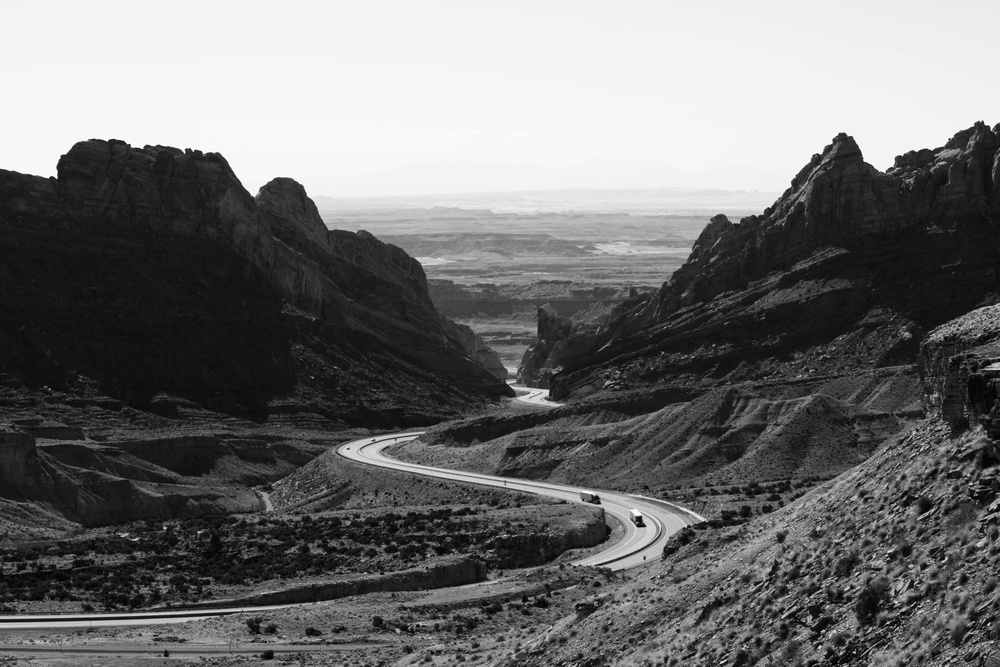
#> input picture original.jpg, 1000 x 667 px, shrunk from 6000 x 4000 before the run
$ python main.py   (older library calls are emulated)
#> lines starting #> are read from the running program, lines starting #| are printed output that depends on the picture; after the words box and inside, x2 and y2 are one past the last pixel; in counts of white or black regions, pixels touching at a corner belong together
### noise.py
import numpy as np
import os
import cv2

from util import MatLike, bcolors, printCompletedStarting, getCurrTimeMs


def addSaltAndPepperNoise(originalImage: MatLike, noiseRatio = 0.2) -> MatLike:
    print(f"{bcolors.HEADER}Adding salt and pepper...{bcolors.ENDC}")
    startMs = getCurrTimeMs()

    noisyImage = originalImage.copy()

    noisyPixelCount = int(noiseRatio * noisyImage.size)
    random_indices = np.random.choice(noisyImage.size, noisyPixelCount)
    noise = np.random.choice([originalImage.min(), originalImage.max()], noisyPixelCount)

    noisyImage.flat[random_indices] = noise

    printCompletedStarting(startMs)
    return noisyImage


def addGaussianNoise(originalImage: MatLike, mean=0, sigma=25) -> MatLike:
    print(f"{bcolors.HEADER}Adding gaussian noise...{bcolors.ENDC}")
    startMs = getCurrTimeMs()

    noise = np.random.normal(mean, sigma, originalImage.shape).astype(np.uint8)
    noisyImage = np.clip(originalImage + noise, 0, 255).astype(np.uint8)

    printCompletedStarting(startMs)
    return noisyImage


def addPoissonNoise(originalImage: MatLike) -> MatLike:
    print(f"{bcolors.HEADER}Adding poisson noise...{bcolors.ENDC}")
    startMs = getCurrTimeMs()

    uniqueValues = len(np.unique(originalImage))
    nextPowerOfTwo = 2 ** np.ceil(np.log2(uniqueValues))
    noisyImage = np.random.poisson(originalImage * nextPowerOfTwo) / float(nextPowerOfTwo)

    printCompletedStarting(startMs)
    return noisyImage


def addRandomNoise(originalImage: MatLike, intensity=75) -> MatLike:
    print(f"{bcolors.HEADER}Adding random noise...{bcolors.ENDC}")
    startMs = getCurrTimeMs()

    noisyImage = originalImage.copy()

    noise = np.random.randint(-intensity, intensity + 1, noisyImage.shape)
    noisyImage = np.clip(noisyImage + noise, 0, 255).astype(np.uint8)

    printCompletedStarting(startMs)
    return noisyImage

def addAndSaveAllNoise(originalImage: MatLike, targetDirectory: str) -> None:
    if not os.path.exists(targetDirectory):
        os.mkdir(targetDirectory)

    cv2.imwrite(f"{targetDirectory}noise-salt-and-peper.jpg", addSaltAndPepperNoise(originalImage))
    cv2.imwrite(f"{targetDirectory}noise-gaussian.jpg", addGaussianNoise(originalImage))
    cv2.imwrite(f"{targetDirectory}noise-poisson.jpg", addPoissonNoise(originalImage))
    cv2.imwrite(f"{targetDirectory}noise-random.jpg", addRandomNoise(originalImage))

### edge_detection.py
import cv2
import os

from util import MatLike, bcolors, getCurrTimeMs, printCompletedStarting


def applySobelEdgeDetection(originalImage: MatLike, kernelSize=5, blurred=True) -> MatLike:
    print(f"{bcolors.HEADER}Applying Sobel edge detection...{bcolors.ENDC}")
    startMs = getCurrTimeMs()

    image = originalImage.copy()
    if (blurred):
        print(f"{bcolors.HEADER}with blur...{bcolors.ENDC}")
        image = cv2.GaussianBlur(image, (9,9), sigmaX=0, sigmaY=0)

    edgesImage = cv2.Sobel(src=image, ddepth=cv2.CV_64F, dx=1, dy=1, ksize=kernelSize)

    printCompletedStarting(startMs)
    return edgesImage


def applyCannyEdgeDetection(originalImage: MatLike, lowThreshold=100, highThreshold=200, blurred=True):
    print(f"{bcolors.HEADER}Applying Canny edge detection...{bcolors.ENDC}")
    startMs = getCurrTimeMs()

    image = originalImage.copy()
    if (blurred):
        print(f"{bcolors.HEADER}with blur...{bcolors.ENDC}")
        image = cv2.GaussianBlur(image, (9,9), sigmaX=0, sigmaY=0)

    edgesImage = cv2.Canny(image=image, threshold1=lowThreshold, threshold2=highThreshold)

    printCompletedStarting(startMs)
    return edgesImage


def applyAndSaveAllEdgeDetection(originalImage: MatLike, targetDirectory: str) -> None:
    if not os.path.exists(targetDirectory):
        os.mkdir(targetDirectory)

    cv2.imwrite(f"{targetDirectory}edge-sobel-5-blurred.jpg", applySobelEdgeDetection(originalImage, blurred=True))
    cv2.imwrite(f"{targetDirectory}edge-sobel-5.jpg", applySobelEdgeDetection(originalImage, blurred=False))
    cv2.imwrite(f"{targetDirectory}edge-canny-blurred.jpg", applyCannyEdgeDetection(originalImage))

### util.py
import matplotlib.pyplot as plt
import math
import numpy as np
import time
import os
import cv2

# Types for type-hinting
from cv2.typing import MatLike

class bcolors:
    HEADER = '\033[95m'
    OKBLUE = '\033[94m'
    OKCYAN = '\033[96m'
    OKGREEN = '\033[92m'
    WARNING = '\033[93m'
    FAIL = '\033[91m'
    ENDC = '\033[0m'
    BOLD = '\033[1m'
    UNDERLINE = '\033[4m'


def getCurrTimeMs() -> int:
    return int(time.time() * 1000)


def printCompletedStarting(startMs: int) -> None:
    print(f"Completed in: {bcolors.BOLD}{int(time.time() * 1000) - startMs}{bcolors.ENDC}ms\n")


def getImageHistogram(image: MatLike) -> None:
    vals = image.mean(axis=2).flatten()
    return np.histogram(vals, range(257))

def saveImageHistograms(originalFileName: str):
    print(f"{bcolors.HEADER}Generating image histograms...{bcolors.ENDC}")
    startMs = int(time.time() * 1000)

    count = float(len(os.listdir("./results"))) + 1
    if (count < 2):
        print(f"{bcolors.FAIL}No images in result!{bcolors.ENDC}")
        return

    fig, axs = plt.subplots(math.ceil(count / 2), 2, sharex=True, layout="compressed", dpi=200, figsize=[9.6, 6.4*count/8])

    counts, bins = getImageHistogram(cv2.imread(originalFileName))
    axs[0][0].bar(bins[:-1] - 0.5, counts, width=1, edgecolor='none')
    axs[0][0].set_title(originalFileName)

    figureCount = 1
    for filename in os.scandir("./results"):
        if not filename.is_file():
            continue

        counts, bins = getImageHistogram(cv2.imread(filename))
        xIndex = int(figureCount % (count // 2))
        yIndex = int(figureCount // (count // 2))

        axs[xIndex][yIndex].bar(bins[:-1] - 0.5, counts, width=1, edgecolor='none')
        axs[xIndex][yIndex].set_title(filename.name)
        figureCount += 1

    print(f"{bcolors.OKGREEN}Generated {figureCount} image histograms!{bcolors.ENDC}")
    plt.savefig("image-histograms.png", dpi=200)
    printCompletedStarting(startMs)

### filters.py
import numpy as np
import cv2
import os
from util import MatLike, bcolors, printCompletedStarting, getCurrTimeMs


# [10 lines left out: function applyAverageFilter, not called in this run]


def applyToNoisyAndSaveAllAverageFilter(targetDirectory: str) -> None:
    print(f"{bcolors.HEADER}Passing noisy images through average filters:\n{bcolors.ENDC}")

    if not os.path.exists(targetDirectory):
        print(f"{bcolors.FAIL}Target directory doesn't exist!{bcolors.ENDC}")

    for noisyFile in os.scandir(targetDirectory):
        if not noisyFile.name.startswith("noise"):
            continue

        noisyImage = cv2.imread(noisyFile)
        cv2.imwrite(f"{targetDirectory}average-filter-3-{noisyFile.name}", applyAverageFilter(noisyImage, filterSize=3))
        cv2.imwrite(f"{targetDirectory}average-filter-5-{noisyFile.name}", applyAverageFilter(noisyImage, filterSize=5))
        cv2.imwrite(f"{targetDirectory}average-filter-9-{noisyFile.name}", applyAverageFilter(noisyImage, filterSize=9))

### main.py
import cv2

from noise import addAndSaveAllNoise
from util import bcolors, saveImageHistograms
from edge_detection import applyAndSaveAllEdgeDetection
from filters import applyToNoisyAndSaveAllAverageFilter

# Modify file name accordingly
originalFileName = "original.jpg"
targetDirectory = "./results/"

originalImage = cv2.imread(filename=originalFileName)
#> originalImage is the input picture: shape (667, 1000, 3); min 0, max 255, mean 111.9

if originalImage is None:
    raise Exception("Image not loaded, please check path.")

print(f"{bcolors.OKGREEN}Image {originalFileName} loaded.{bcolors.ENDC}")
print(f"{bcolors.BOLD}Dimensions:{bcolors.ENDC} {originalImage.shape[1]}x{originalImage.shape[0]}")
#| [1mDimensions:[0m 1000x667
print(f"{bcolors.BOLD}Colors:{bcolors.ENDC} {originalImage.shape[2]}\n")
#| [1mColors:[0m 3

addAndSaveAllNoise(originalImage, targetDirectory)
#> in addAndSaveAllNoise, `cv2.imwrite(f"{targetDirectory}noise-salt-and-peper.jpg", addSaltAndPe..`:
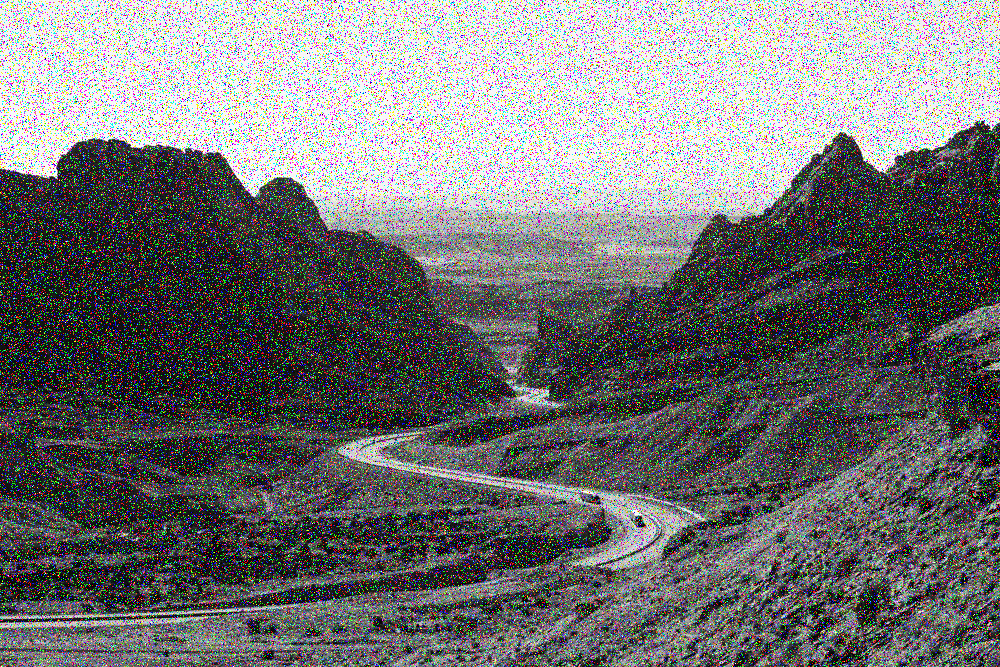
#> saved as noise-salt-and-peper.jpg: shape (667, 1000, 3); mean B, G, R 114.6, 114.6, 114.6
#> in addGaussianNoise, `noisyImage = np.clip(originalImage + noise, 0, 255).astype(np.uint8)`:
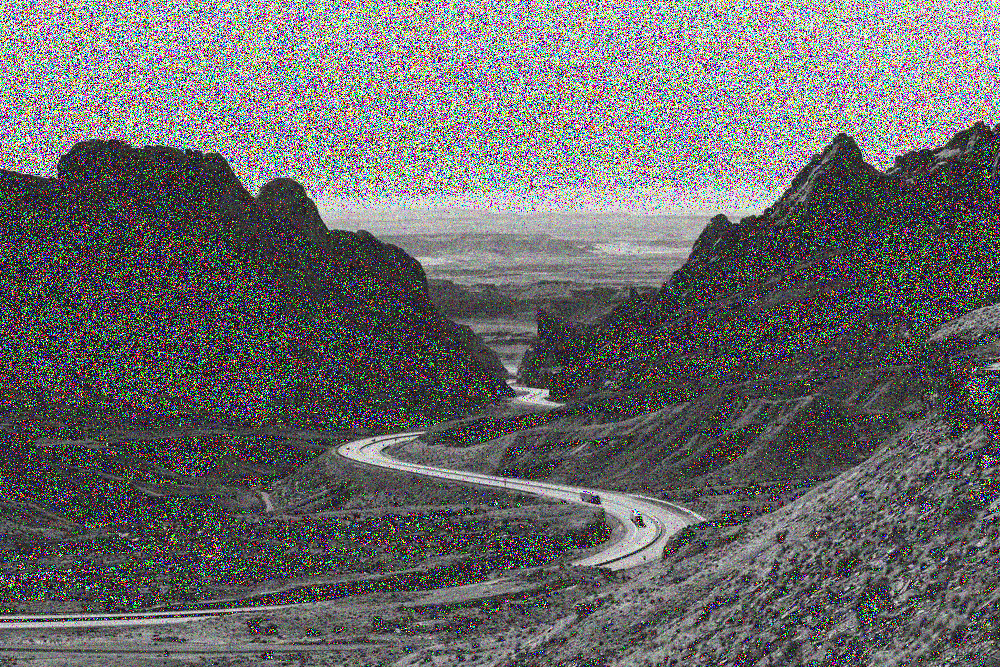
#> noisyImage: shape (667, 1000, 3); mean B, G, R 104.5, 104.2, 104.4
#> in addPoissonNoise, `uniqueValues = len(np.unique(originalImage))`: uniqueValues = 256
#> in addRandomNoise, `noisyImage = np.clip(noisyImage + noise, 0, 255).astype(np.uint8)`:
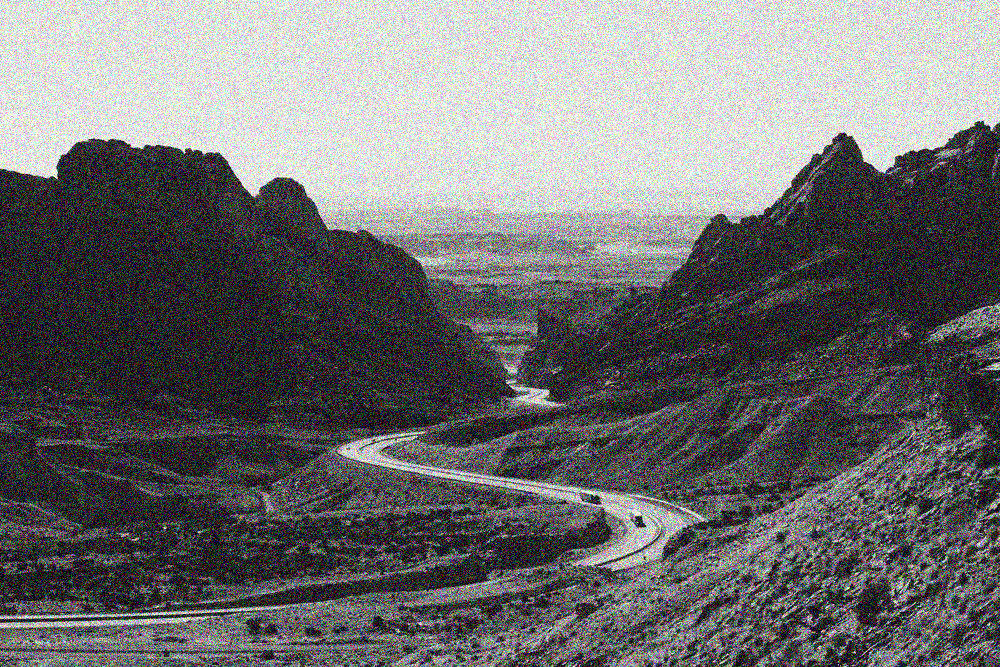
#> noisyImage: shape (667, 1000, 3); mean B, G, R 111.3, 111.3, 111.4
applyAndSaveAllEdgeDetection(originalImage, targetDirectory)
#> in applyAndSaveAllEdgeDetection, `cv2.imwrite(f"{targetDirectory}edge-sobel-5-blurred.jpg", applySobelEd..`:
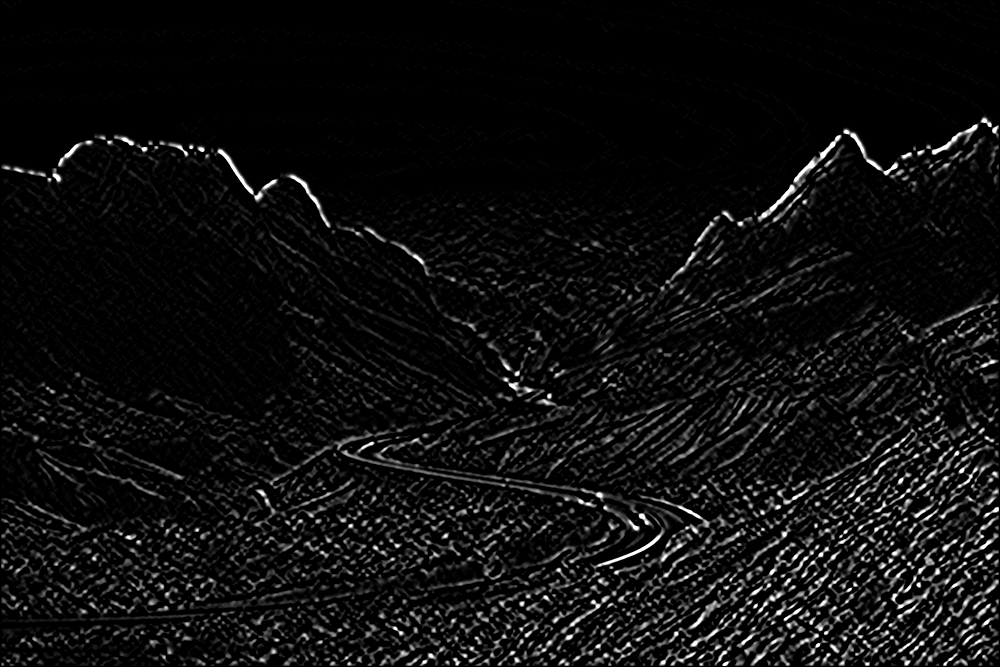
#> saved as edge-sobel-5-blurred.jpg: shape (667, 1000, 3); min 0, max 255, mean 14.8
#> call 2 of applySobelEdgeDetection, with kernelSize = 5, blurred = False
#> in applySobelEdgeDetection (call 2), `edgesImage = cv2.Sobel(src=image, ddepth=cv2.CV_64F, dx=1, dy=1, ksize..`:
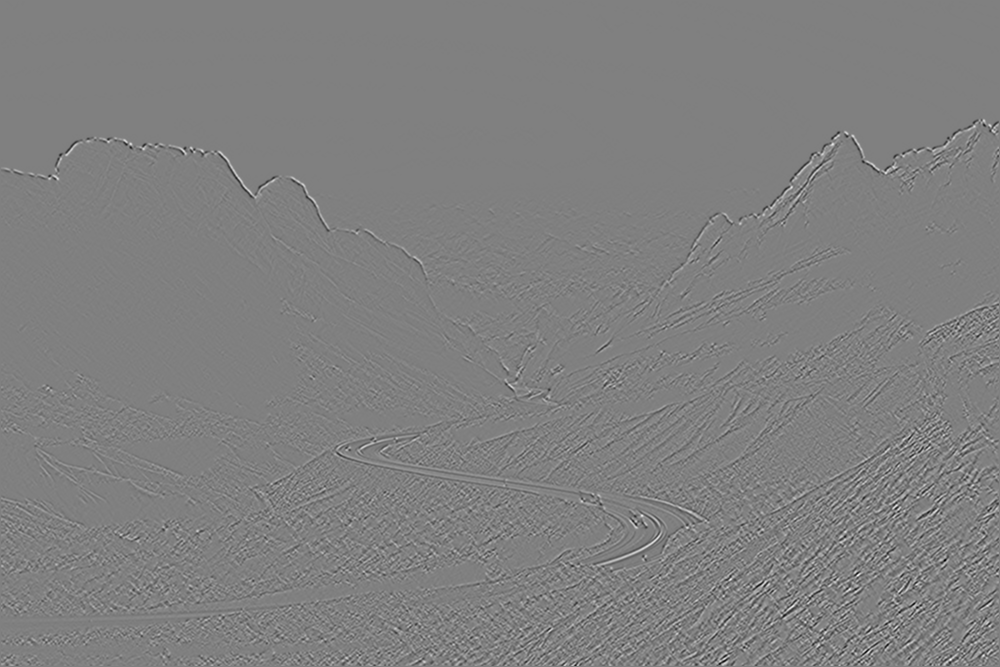
#> edgesImage: shape (667, 1000, 3) float64; min -2614, max 2590, mean 0; drawn with min black and max white
#> in applyAndSaveAllEdgeDetection, `cv2.imwrite(f"{targetDirectory}edge-sobel-5.jpg", applySobelEdgeDetect..`:
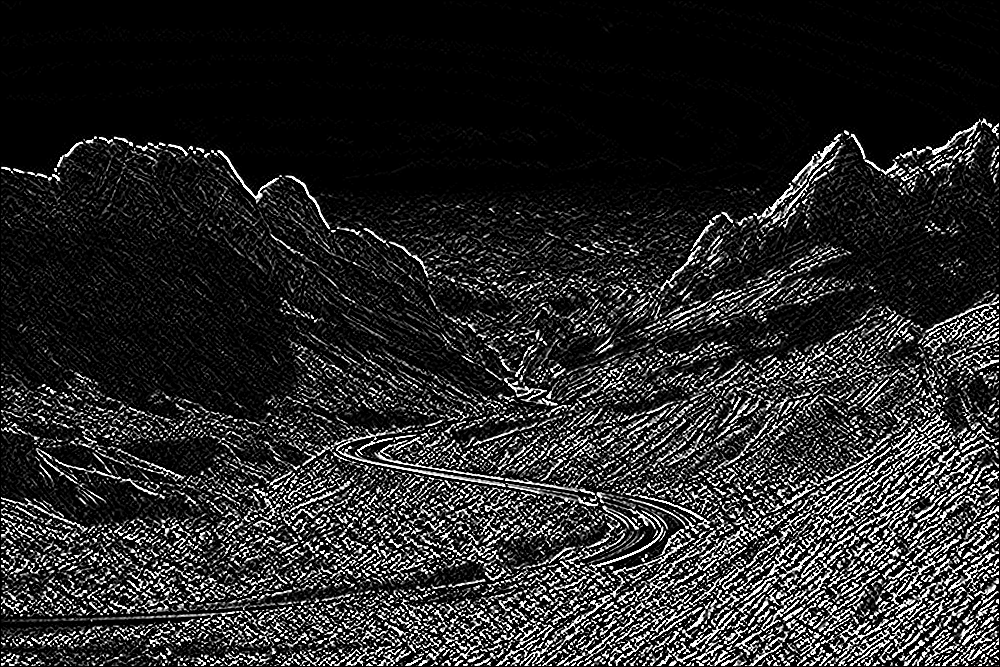
#> saved as edge-sobel-5.jpg: shape (667, 1000, 3); min 0, max 255, mean 40.2
#> in applyCannyEdgeDetection, `edgesImage = cv2.Canny(image=image, threshold1=lowThreshold, threshold..`:
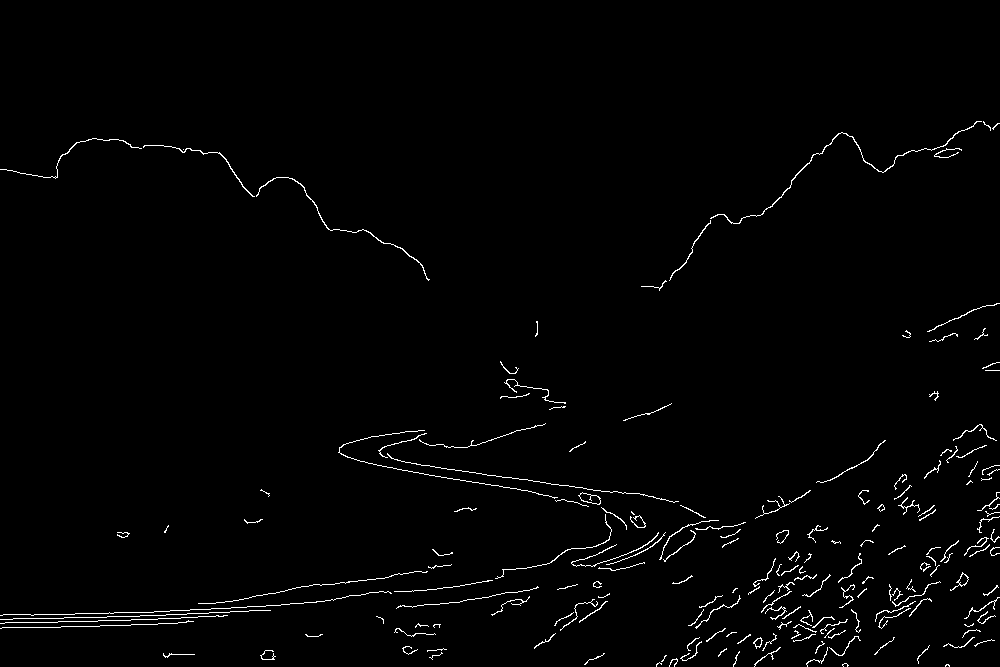
#> edgesImage: shape (667, 1000); 1.5% white in thin lines or dots, all inside (x1, y1, x2, y2) = (0, 121, 1000, 667)
applyToNoisyAndSaveAllAverageFilter(targetDirectory)
saveImageHistograms(originalFileName)

print(f"{bcolors.OKGREEN}\nAll done!\n{bcolors.ENDC}")
